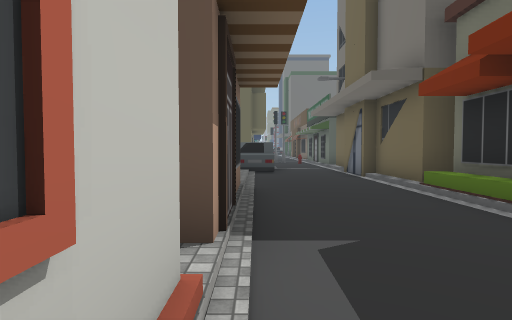
view 1 (above)

24 first-person views from a walk through a 3-D level made in the Unity game engine. The camera is 1.5 m above the floor, tilts 2° down and sees 80° across. The floor is counted in squares, 2 m on a side. Each view is taken from the middle of a square. On the plan, view 1 faces up. The plan holds only what a view shows up to about 10 squares ahead; the rest is blank. The place goes on beyond the plan. Some animated figures are not drawn. Some surface patterns are stand-ins.

view 2
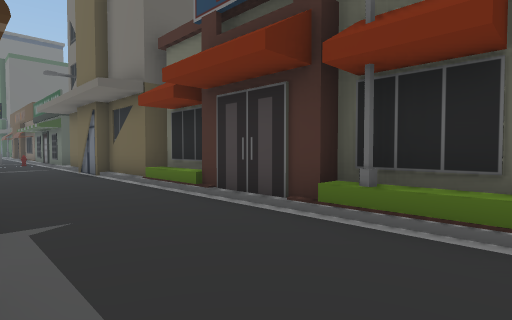

view 3
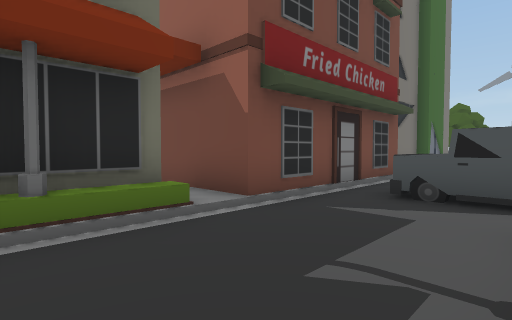

view 4
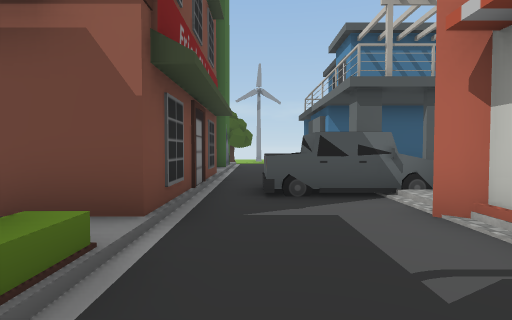

view 5
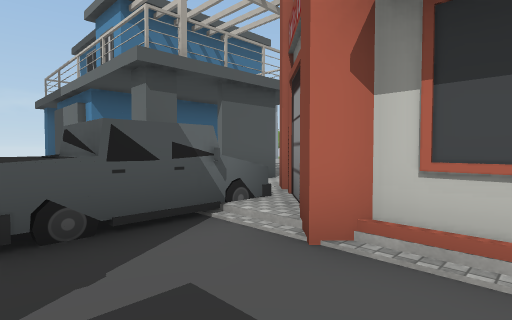

view 6
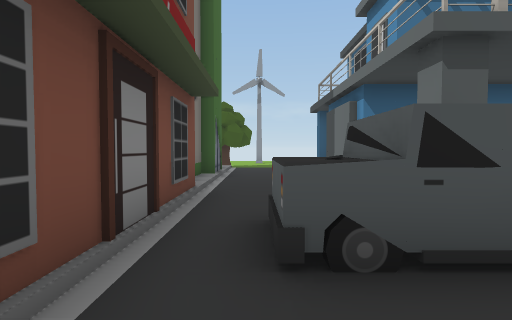

view 7
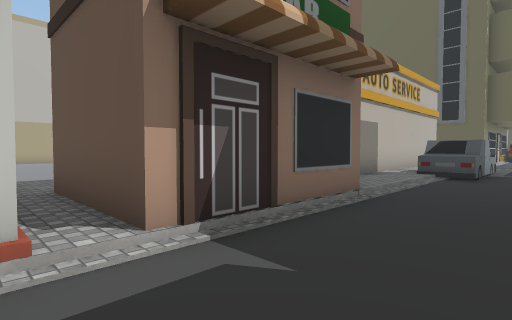

view 8
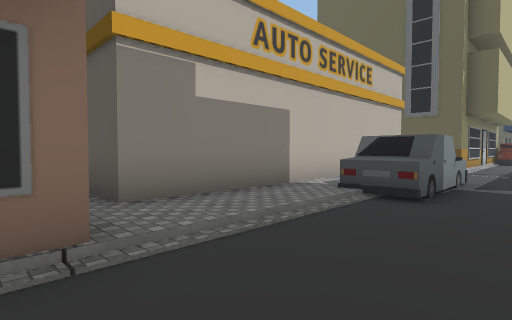

view 9
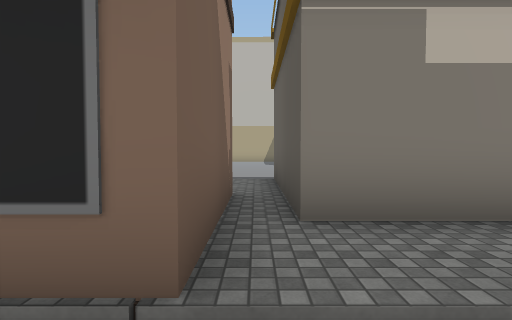

view 10
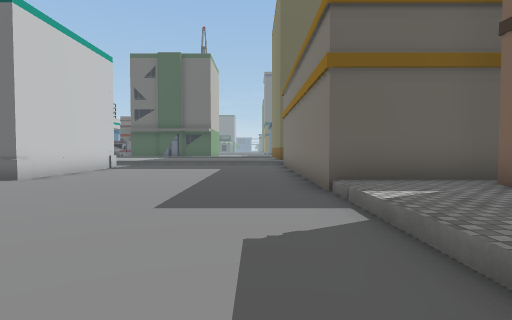

view 11
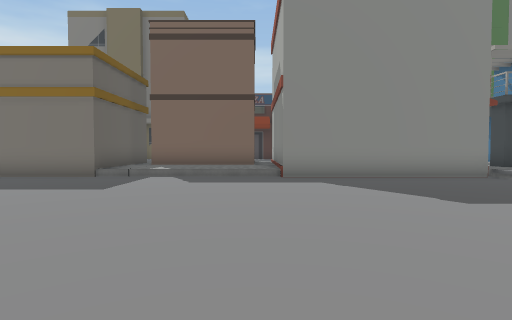

view 12
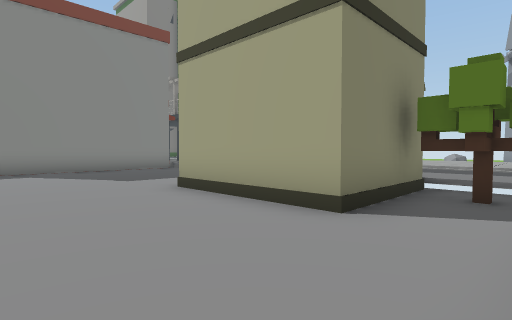

view 13
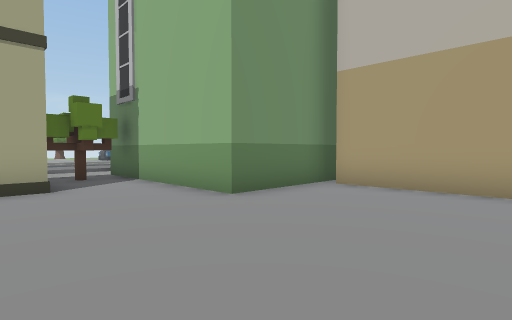

view 14
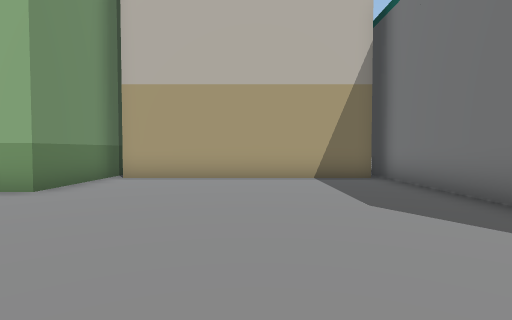

view 15
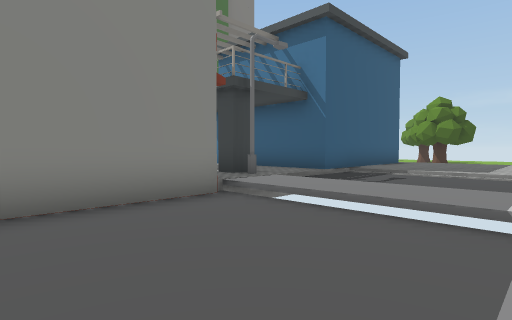

view 16
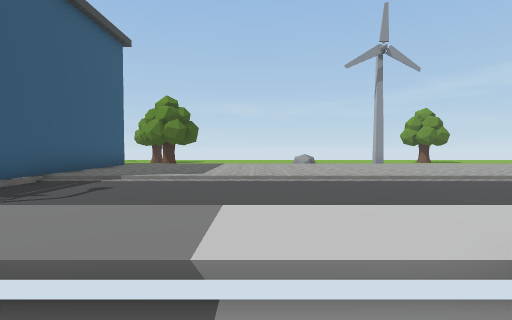

view 17
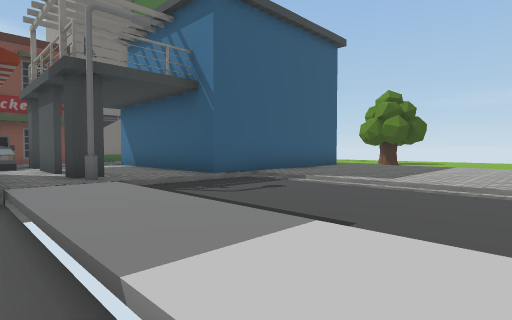

view 18
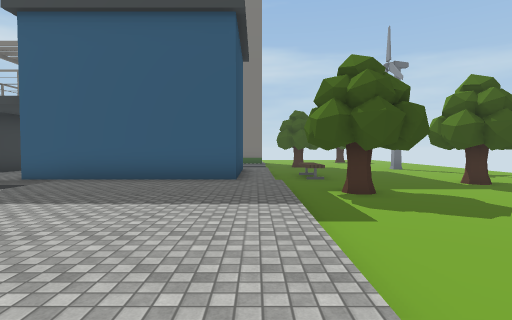

view 19
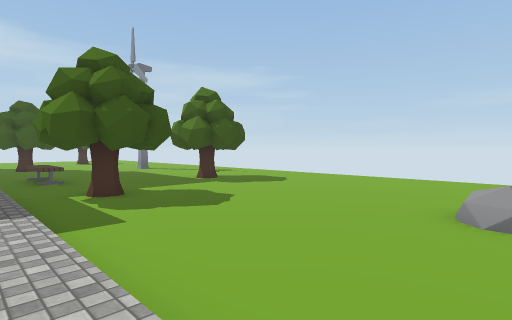

view 20
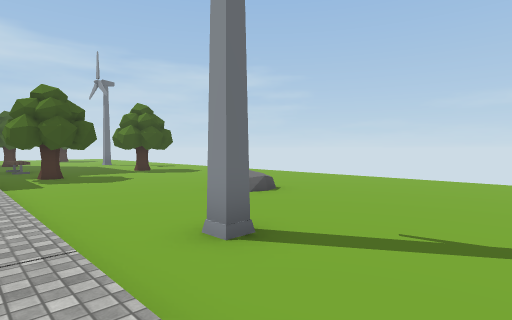

view 21
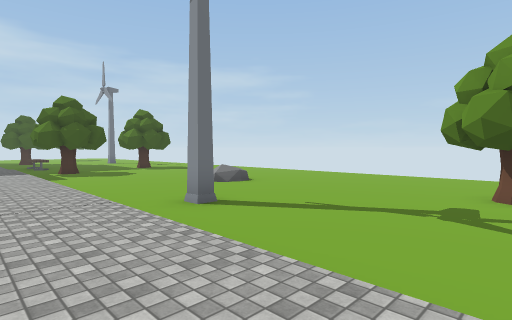

view 22
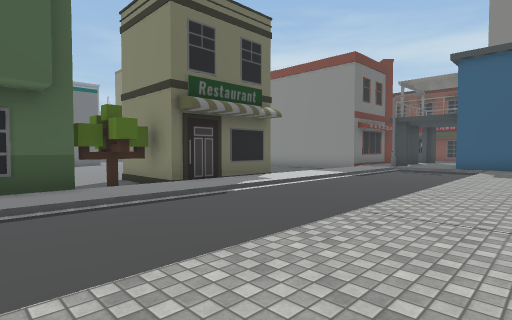

view 23
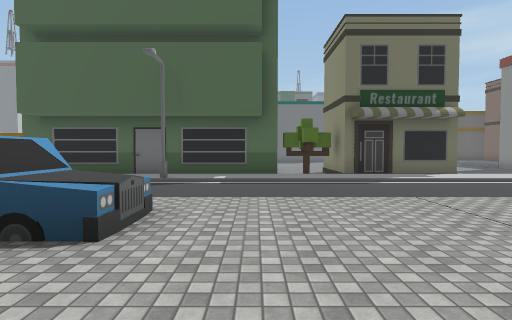

view 24
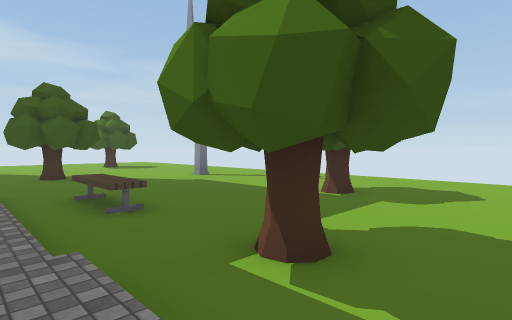

### Floor plan
Key: @ floor where view 1 was taken; # wall or solid block; x gap in a wall; . main floor; : floor 0.25 m higher than the main floor; + floor 0.5 m higher than the main floor; / step, stairs or slope; C car; B building; S streetlight; T tree; E bench; R rock; W windmill; O other object.
Columns run from 21 left of view 1 to 6 right of it. Each row starts with its distance up from view 1.
 11         #.......B  BCC::O
 10         #.......B  B+C::B
  9   ####  #.......B  B+/::B
  8 BB..... ........B  B+/:::B
  7  B..............BBBB+/:::B
  6  B....... ......+++++/:::BB
  5  B..............++###:::BB
  4  B..............++  #:::BB
  3  B..............++  ##::BB
  2  B..............++####::BB
  1 BBBB...........##   #:::SB
  0    B...........#    #@::SB
 -1    B..BBBB.....#    #::::BB
 -2    B..B   .....#    ##::####
 -3     TTB    ....#   ##:::#
 -4 BBBB..BBBB.....#   #OOOO#
 -5 ++++++++++++++++++++OOOO#
 -6 S///////////////Sxx#+# :#
 -7  :::::::::::::::+++++  :#
 -8  :::::::::::::::#####/ ::
 -9  ///////////////#   ## ::B
-10 C+/+++++++++++++#    # ::B
-11 CC/+++++++++++++#    # :B
-12  +++++++++++++++#      :B
-13  +++++++++++++++ ####
-14  ++++++++++++++++++
-15  .........................
-16  .....W........T..EE....TT
-17  ........................
-18  ......................
-19   ......RR.............
-20   T.....R........T....
-21   ...................
-22   .................
-23   .................
-24   ...... .... ....

Positions as (right, up) in squares from view 1, and headings:
1: (0, 0), facing up
2: (0, -1), facing up-right
3: (0, 1), facing down-right
4: (2, 1), facing down
5: (2, -1), facing down-left
6: (2, -2), facing down
7: (2, 1), facing up-left
8: (2, 5), facing up-left
9: (1, 6), facing left
10: (-7, 1), facing up
11: (-14, 2), facing right
12: (-17, 2), facing down-right
13: (-14, 5), facing down-left
14: (-12, 5), facing left
15: (-10, -1), facing down-right
16: (-10, -3), facing down
17: (-11, -4), facing down-right
18: (-13, -14), facing right
19: (-13, -14), facing down-right
20: (-18, -14), facing down-right
21: (-20, -13), facing down-right
22: (-19, -11), facing up-right
23: (-18, -14), facing up
24: (-8, -14), facing down-right
